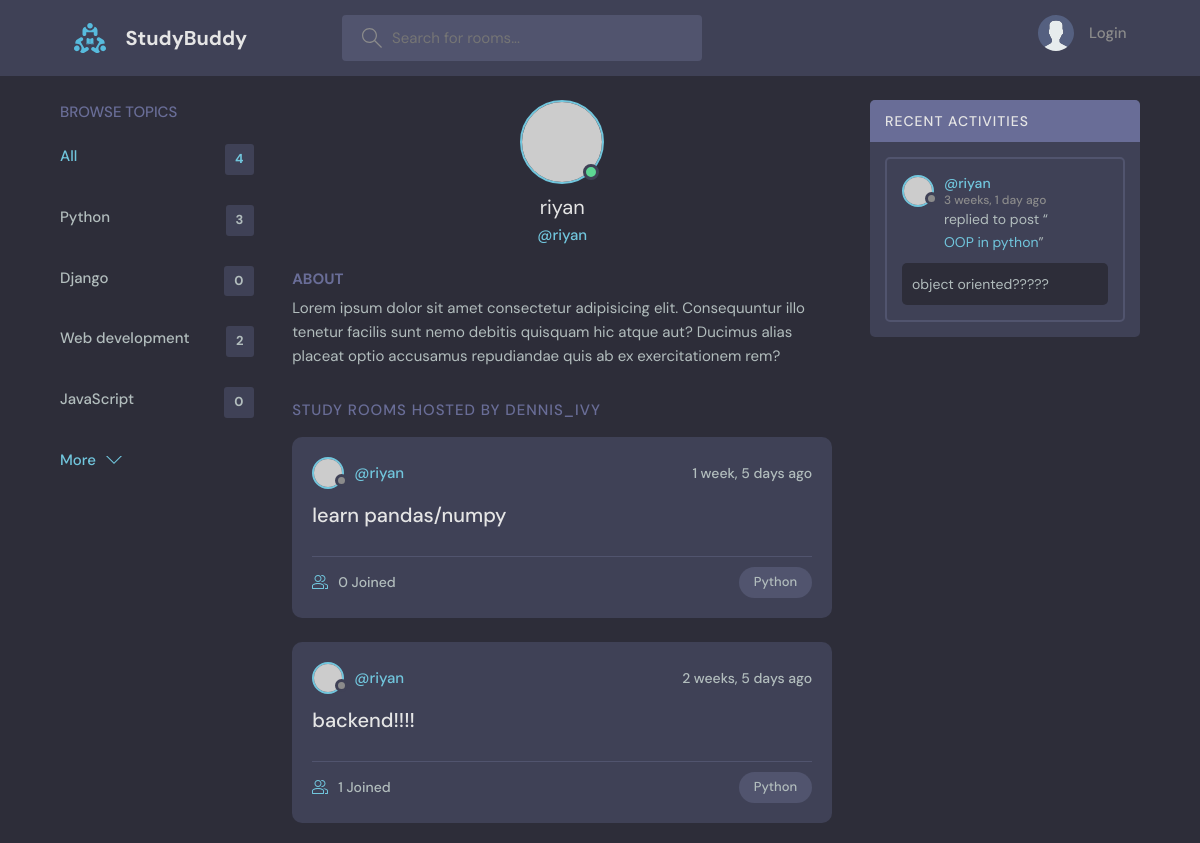
The page /profile/1 (upper part) on the database as committed earlier.
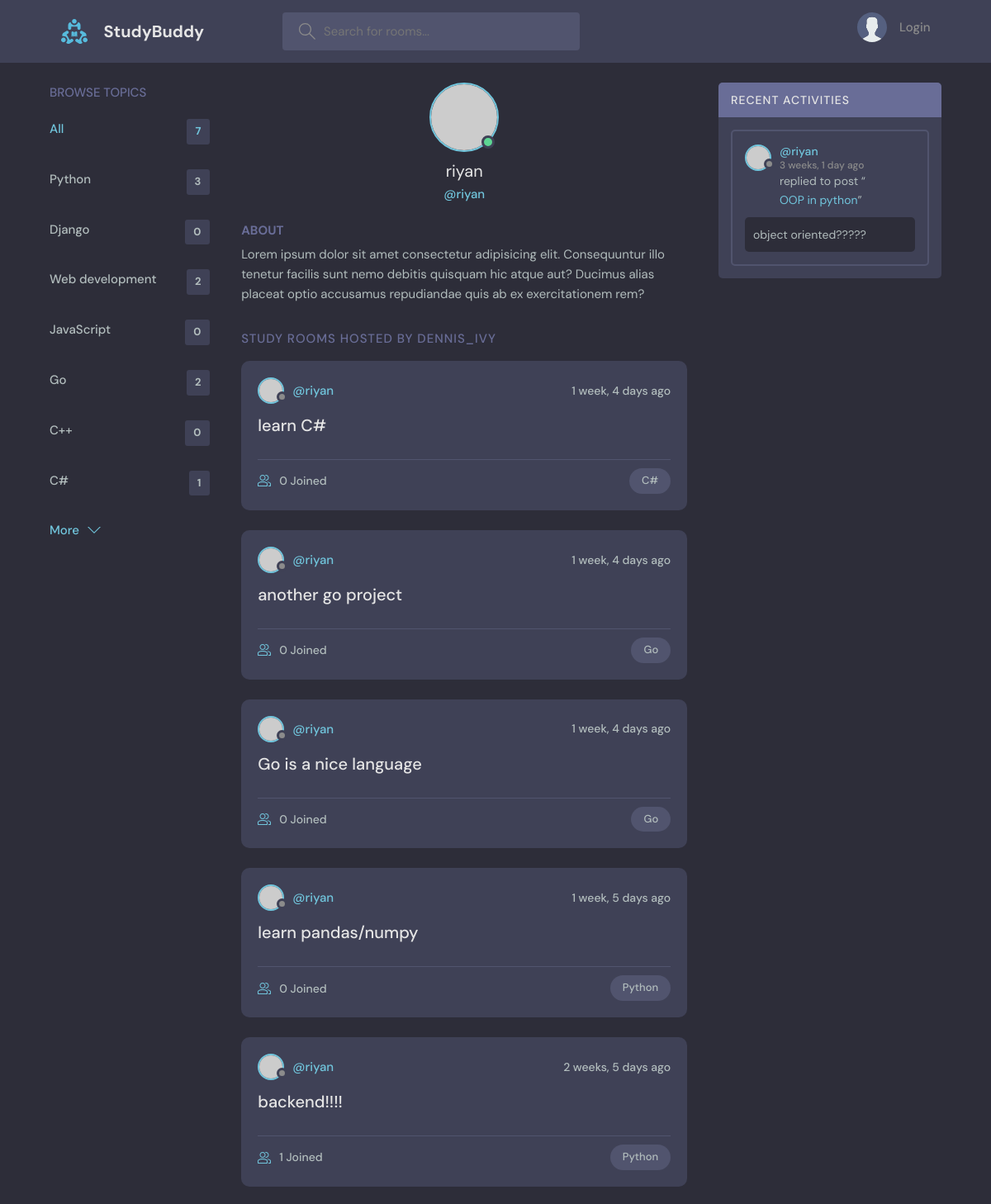
The same page on the database as committed later.
### base/models.py (models this page shows, shortened)
class Topic(models.Model):
    name = models.CharField(max_length=200)

class Room(models.Model):
    host = models.ForeignKey(User, on_delete=models.SET_NULL, null=True)
    topic = models.ForeignKey(Topic, on_delete=models.SET_NULL, null=True)
    name = models.CharField(max_length=200)
    description = models.TextField(null=True, blank=True)
    participants = models.ManyToManyField(
        User, related_name="participants", blank=True)
    updated = models.DateTimeField(auto_now=True)
    created = models.DateTimeField(auto_now_add=True)
    class Meta:
        ordering = ['-updated', '-created']
    def __str__(self):
        return self.name

class Message(models.Model):
    user = models.ForeignKey(User, on_delete=models.CASCADE)
    room = models.ForeignKey(Room, on_delete=models.CASCADE)
    body = models.TextField()
    updated = models.DateTimeField(auto_now=True)
    created = models.DateTimeField(auto_now_add=True)
    class Meta:
        ordering = ['-updated', '-created']

### base/views.py (the view)
# urls.py: path("profile/<str:pk>", views.userProfile, name="user-profile"),
def userProfile(request, pk):
    user = User.objects.get(id=pk)
    room_messages = user.message_set.all()
    topics = Topic.objects.all()
    rooms = user.room_set.all()
    context = {"user": user, "rooms": rooms,
               "room_messages": room_messages, "topics": topics}
    return render(request, "base/profile.html", context)

### base/templates/base/profile.html (shortened to what this page needs)
{% extends 'main.html' %} {% block content %}
<main class="profile-page layout layout--3">
  <div class="container">
    {% include 'base/topics_component.html' %}
    <div class="roomList">
      <div class="profile">
        <div class="profile__avatar">
          <div class="avatar avatar--large active">
            <img src="https://randomuser.me/api/portraits/men/11.jpg" />
          </div>
        </div>
        <div class="profile__info">
          <h3>{{ user.username }}</h3>
          <p>@{{ user.username }}</p>
        </div>
        <div class="profile__about">
          <h3>About</h3>
          <p>
            Lorem ipsum dolor sit amet consectetur adipisicing elit.
            Consequuntur illo tenetur facilis sunt nemo debitis quisquam hic
            atque aut? Ducimus alias placeat optio accusamus repudiandae quis ab
            ex exercitationem rem?
          </p>
        </div>
      </div>
      <div class="roomList__header">
        <div>
          <h2>Study Rooms Hosted by dennis_ivy</h2>
        </div>
      </div>
      {% include 'base/feed_component.html' %}
    </div>
    {% include 'base/activity_component.html' %}
  </div>
</main>
{% endblock content %}

### templates/main.html (shortened to what this page needs)
<!DOCTYPE html>
{% load static %}
<html lang="en">
  <head>
    <link rel="stylesheet" href="{% static 'styles/style.css' %}" />
  </head>
  <body>
    {% include 'navbar.html' %}  {% block content %} {% endblock %}
  </body>
</html>

### templates/navbar.html (shortened to what this page needs)
{% load static %}
<header class="header header--loggedIn">
  <div class="container">
    <a href="{% url 'home' %}" class="header__logo">
      <img src="{% static 'images/logo.svg' %}" />
      <h1>StudyBuddy</h1>
    </a>
    <form class="header__search" method="GET" action="{% url 'home' %}">
      <label>
        <input name="q" placeholder="Search for rooms..." />
      </label>
    </form>
    <nav class="header__menu">
      {% if request.user.is_authenticated %}
      <div class="header__user">
        <a href="{% url 'update-user' %}">
          <div class="avatar avatar--medium active">
            <img src="{% static 'images/pic.png' %}" />
          </div>
          <p>
            {{ request.user.username }}
            <span>@{{ request.user.username }}</span>
          </p>
        </a>
        <button class="dropdown-button">
          <svg
            version="1.1"
            xmlns="http://www.w3.org/2000/svg"
            width="32"
            height="32"
            viewBox="0 0 32 32"
          >
            <title>chevron-down</title>
            <path d="M16 21l-13-13h-3l16 16 16-16h-3l-13 13z"></path>
          </svg>
        </button>
      </div>
      {% else %}
      <a href="{% url 'login' %}">
        <img src="{% static 'images/avatar.svg' %}" />
        <p>Login</p>
      </a>
      {% endif %}
    </nav>
  </div>
</header>

### base/templates/base/topics_component.html
<div class="topics">
  <div class="topics__header">
    <h2>Browse Topics</h2>
  </div>
  <ul class="topics__list">
    <li>
      <a href="{% url 'home' %}" class="active"
        >All <span>{{ topics.count }}</span></a
      >
    </li>
    {% for topic in topics %}
    <li>
      <a href="{% url 'home' %}?q={{ topic.name }}"
        >{{ topic.name }} <span>{{ topic.room_set.all.count }}</span></a
      >
    </li>
    {% endfor %}
  </ul>
  <a class="btn btn--link" href="{% url 'topics' %}">
    More
    <svg
      version="1.1"
      xmlns="http://www.w3.org/2000/svg"
      width="32"
      height="32"
      viewBox="0 0 32 32"
    >
      <title>chevron-down</title>
      <path d="M16 21l-13-13h-3l16 16 16-16h-3l-13 13z"></path>
    </svg>
  </a>
</div>

### base/templates/base/feed_component.html (shortened to what this page needs)
{% for room in rooms %}
<div class="roomListRoom">
  <div class="roomListRoom__header">
    <a
      href="{% url 'user-profile' room.host.id %}"
      class="roomListRoom__author"
    >
      <div class="avatar avatar--small">
        <img src="https://randomuser.me/api/portraits/women/11.jpg" />
      </div>
      <span>@{{ room.host.username }}</span>
    </a>
    <div class="roomListRoom__actions">
      <span>{{ room.created | timesince }} ago</span>
    </div>
  </div>
  <div class="roomListRoom__content">
    <a href="{% url 'room' room.id %}">{{ room.name }}</a>
  </div>
  <div class="roomListRoom__meta">
    <a href="{% url 'room' room.id %}" class="roomListRoom__joined">
      {{ room.participants.all.count }} Joined
    </a>
    <p class="roomListRoom__topic">{{ room.topic.name }}</p>
  </div>
</div>
{% endfor %}

### base/templates/base/activity_component.html (shortened to what this page needs)
<div class="activities">
  <div class="activities__header">
    <h2>Recent Activities</h2>
  </div>
  {% for message in room_messages %}
  <div class="activities__box">
    <div class="activities__boxHeader roomListRoom__header">
      <a
        href="{% url 'user-profile' message.user.id %}"
        class="roomListRoom__author"
      >
        <div class="avatar avatar--small">
          <img src="https://randomuser.me/api/portraits/women/11.jpg" />
        </div>
        <p>
          @{{ message.user }}
          <span>{{ message.created | timesince }} ago</span>
        </p>
      </a>
    </div>
    <div class="activities__boxContent">
      <p>
        replied to post “<a href="{% url 'room' message.room.id %}"
          >{{ message.room }}</a
        >”
      </p>
      <div class="activities__boxRoomContent">{{ message.body }}</div>
    </div>
  </div>
  {% endfor %}
</div>

Rows that differ between the two databases and show on the page:
added Topic: name "Go", room_set.all.count "2"
added Topic: name "C++", room_set.all.count "0"
added Topic: name "C#", room_set.all.count "1"
added Room: host.username "riyan", created "1 week, 4 days", name "learn C#", participants.all.count "0", topic.name "C#"
added Room: host.username "riyan", created "1 week, 4 days", name "another go project", participants.all.count "0", topic.name "Go"
added Room: host.username "riyan", created "1 week, 4 days", name "Go is a nice language", participants.all.count "0", topic.name "Go"
Other text that changed with them:
{{ topics.count }}: "4" → "7"
